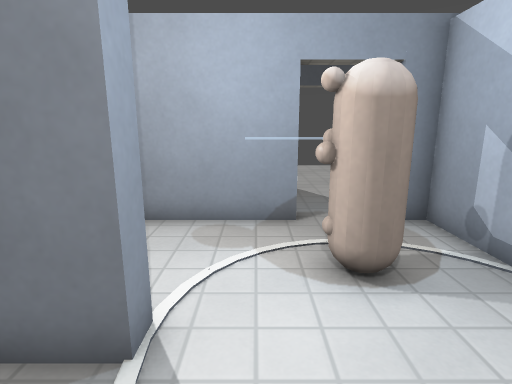
[1] (above)

15 first-person views from a walk through a level from a Godot 3-D game. The camera is 1.2 m above the floor, tilts 12° down and sees 80° across. The floor is counted in squares, 0.5 m on a side. Each view is taken from the middle of a square. On the plan, view 1 faces up. The plan holds only what a view shows up to about 19 squares ahead; the rest is blank. Surface patterns are stand-ins for the level's own textures.

[2]
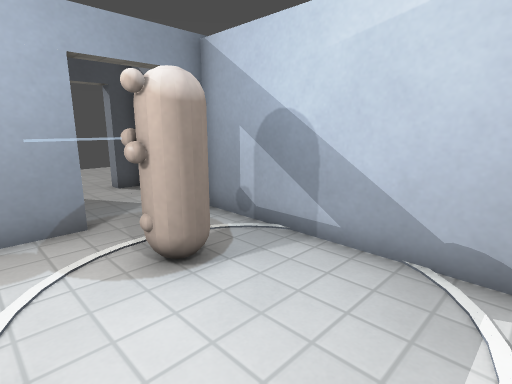

[3]
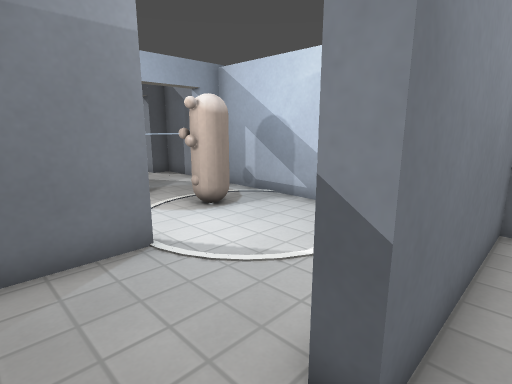

[4]
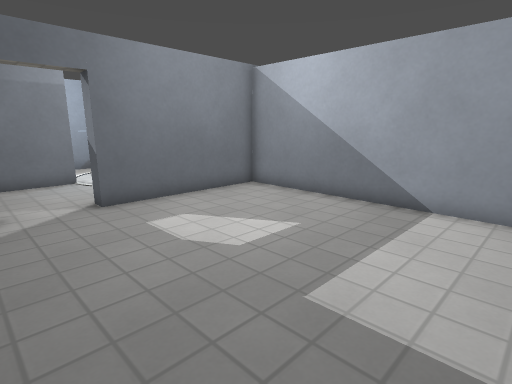

[5]
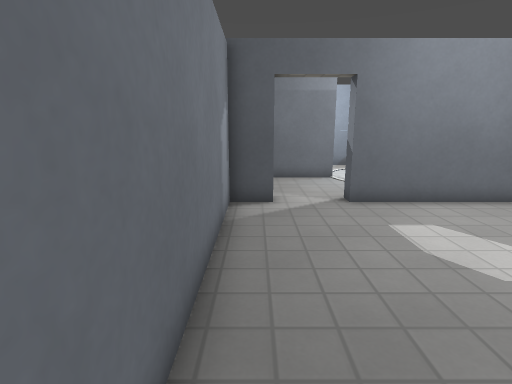

[6]
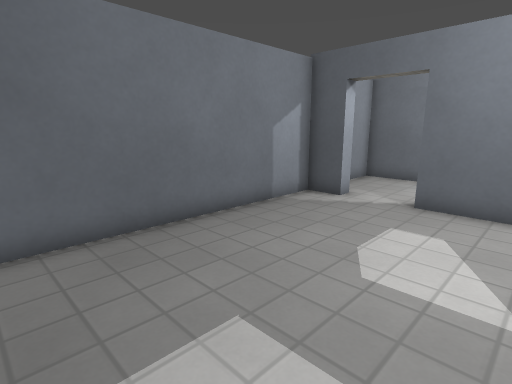

[7]
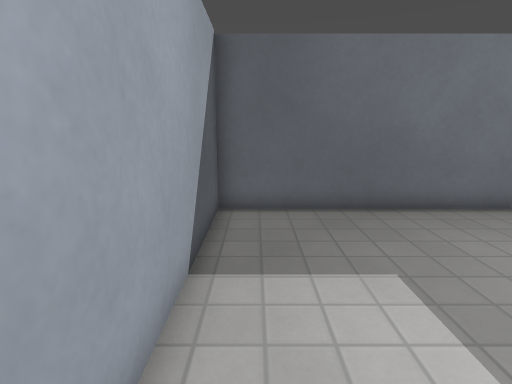

[8]
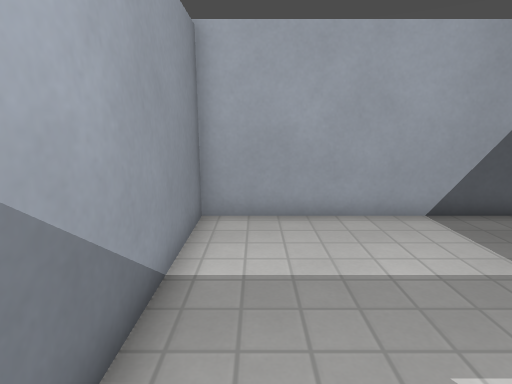

[9]
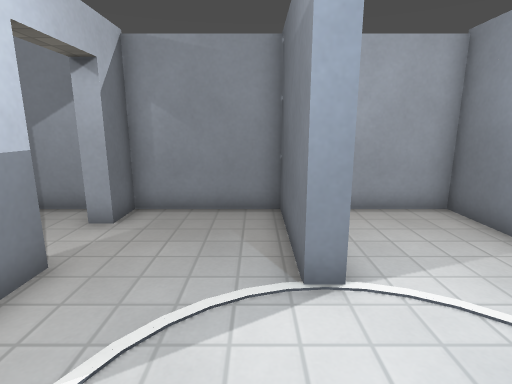

[10]
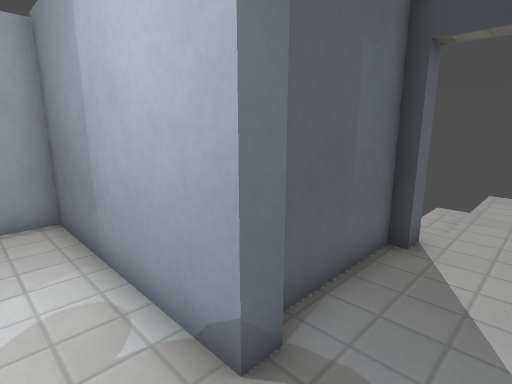

[11]
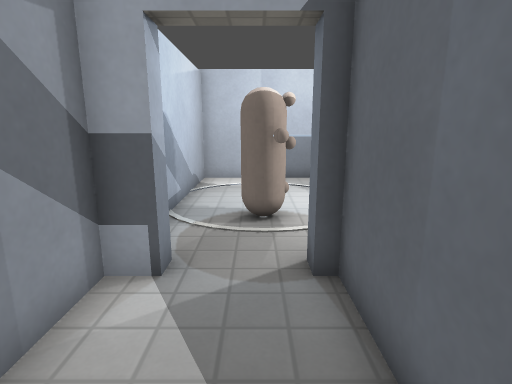

[12]
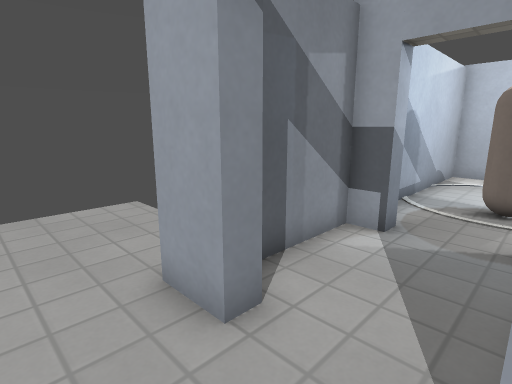

[13]
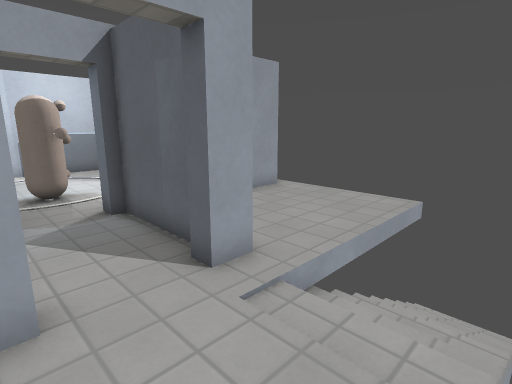

[14]
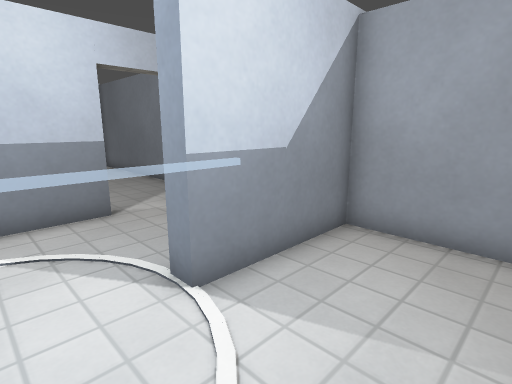

[15]
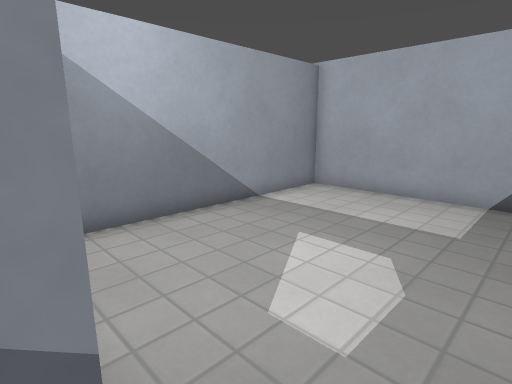

### Floor plan
Key: @ floor where view 1 was taken; # wall or solid block; . main floor; - floor 2 m lower than the main floor; / step, stairs or slope; O other object.
Columns run from 7 left of view 1 to 10 right of it. Each row starts with its distance up from view 1.
 19          ....
 18          ....
 17          ....
 16 -///////....
 15 -///////.........
 14  ///////..........
 13  ......##..##.....
 12  ...... #..##.....
 11  .....  #.. #
 10  ....   #...#
  9  ...    #...#
  8  ########..##
  7  #..........#
  6  #......O...#
  5  #......OO..#
  4  #.......O..#
  3  #####......#
  2  #..........#
  1  #..........#
  0  #.....@....#
 -1  #......... #
 -2  ##..#######
 -3  #.........#
 -4  #.........#
 -5  #.........#
 -6  #.........#
 -7  #.........#
 -8  #.........#
 -9  #.........#
-10  #.........#
-11  #.........#
-12  #.........#
-13  ###########

Positions as (right, up) in squares from view 1, and headings:
1: (0, 0), facing up
2: (-1, 0), facing up-right
3: (-4, -3), facing up-right
4: (-5, -12), facing up-right
5: (-5, -12), facing up
6: (1, -12), facing up-left
7: (3, -12), facing left
8: (3, -5), facing down
9: (3, 2), facing left
10: (3, 6), facing up-left
11: (2, 13), facing down
12: (1, 15), facing down-right
13: (4, 17), facing down-left
14: (1, 7), facing down-left
15: (-3, -2), facing down-right
